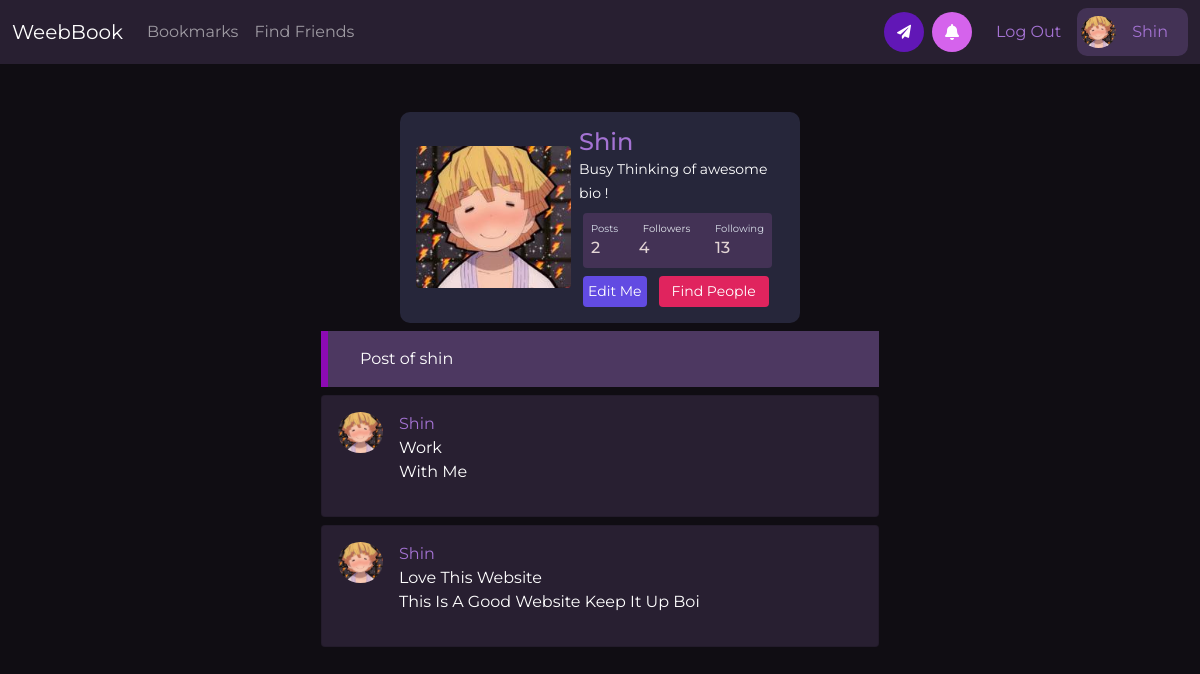
The page /shin/ (signed in) on the database its author committed.
### profiles/models.py (models this page shows, shortened)
class Profile(models.Model):
    first_name = models.CharField(max_length=200, blank = True)
    following = models.ManyToManyField(User,related_name="followed" ,blank=True)
    last_name = models.CharField(max_length=200, blank = True)
    user = models.OneToOneField(User, on_delete=models.CASCADE)
    bio = models.TextField(blank=True ,default="Busy Thinking of awesome bio !")
    avatar = models.ImageField(default='zenitsu.jpg', upload_to='avatars')
    updated = models.DateTimeField(auto_now=True)
    created = models.DateTimeField(auto_now_add=True)
    @property
    def ifollow(self):
        return self.following.all().count()
    @property
    def userfollow(self):
        return self.user.followed.all().count()
    @property
    def followers(self):
        return self.user.followed.all()
    @property
    def totalpost(self):
        return self.post_set.all().count()

### posts/models.py (models this page shows, shortened)
class Post(models.Model):
    title = models.CharField(max_length=200)
    body = models.TextField()
    liked = models.ManyToManyField(User, blank=True)
    important = models.ManyToManyField(User,related_name="important",blank=True,default=None)
    author = models.ForeignKey(Profile, on_delete=models.CASCADE)
    updated = models.DateTimeField(auto_now=True)
    created = models.DateTimeField(auto_now_add=True)
    class Meta:
        ordering = ("-created",)

### profiles/views.py (the view, shortened to what this page needs)
# urls.py: path('<str:username>/', profile ,name="profile"),
@login_required(login_url='profiles:login')
def profile(request,username):
    profile = get_object_or_404(Profile,user__username = username)
    posts = profile.post_set.all()
    profile_pk = request.POST.get('profile_pk')
    instance = Profile.objects.get(user=request.user)
    following = profile.following.all()
    followers = profile.followers
    follow = False
    if profile.user in instance.following.all():
        follow = True
    form = ProfileForm(instance=instance)
    context = {
        "profile_pk":profile_pk,
        "profile":profile,
        "posts":posts,
        "form":form,
        "follow":follow,
        "followers":followers,
        "instance":instance,
        "following":following
        }
    return render(request,'profiles/profile.html',context)

### posts/context_processors.py (called while the page is built)
def show_notifications(request):
	request_user = request.user
	if request_user.is_authenticated:
		notifications_one = Notification.objects.filter(to_user=request_user).exclude(user_has_seen=True).order_by('-date')
		notifications_two = notifications_one.filter(to_user=request_user).exclude(from_user = request_user).order_by('-date')
		return {'notifications': notifications_two}
	else:
		return {'nice':'to meet you'}

### profiles/templates/profiles/profile.html (shortened to what this page needs)
{% extends 'base.html' %}
{% load static %}
{% load crispy_forms_tags %}
{% block content %}
<div class="container mt-5 d-flex justify-content-center">
    <div class="card p-3 cardme">
        <div class="d-flex align-items-center">
            <div class="image">
             <img src="{{profile.avatar.url}}" class="rounded" width="155" /> </div>
            <div class="ml-3 mx-2 w-100">
                <h4 class="mb-0 mt-0 author">{{profile.user.username|title}}</h4>
                 <span class="small">{{profile.bio}}</span>
                <div class="p-2 mt-2 mx-1 bg-primary d-flex justify-content-between rounded text-white stats">
                    <div class="d-flex flex-column"> <span class="articles">Posts</span> <span class="number1">{{profile.totalpost}}</span> </div>
                    <div data-bs-toggle="modal" data-bs-target="#followersModal"class="d-flex flex-column openmodal">
                     <span
                    class="followers mx-1">Followers</span> <span id="followers" class="number2">{{profile.userfollow}}</span>
                     </div>
                    <div data-bs-toggle="modal" data-bs-target="#followingModal" class="d-flex flex-column openmodal">
                    <span class="rating"  >Following</span> <span class="number3">{{profile.ifollow}}</span> </div>
                </div>
                <div class="button mt-2 d-flex flex-row align-items-center">
                {% if request.user == profile.user %}
                    <button  data-bs-toggle="modal" data-bs-target="#profileModal" class="btn btn-sm savepostsm mx-1 w-90">Edit Me</button>
                 {% else %}
                  <button class="btn btn-sm cmnt-postsm mx-2 w-100">Chat</button>
                 {% endif %}
                {% if request.user == profile.user %}
                        <a href="{% url 'profiles:findpeople' %}"><button type="submit" class="btn btn-sm loadmoresm w-100 mx-2">Find People</button></a>
             {% endif %}
                  </div>
            </div>
        </div>
</div>
</div>
 <div class="posts">
      <div class="col-lg-6 m-auto" id="comment-div">
         <div class="search-result mt-2">
         <div class="card-body d-flex ">
                <div class="mx-3">
                Post of {{profile.user.username}} <br>
                </div>
            </div>
            </div>
        </div>
     {% for post in posts %}
  <div class="col-lg-6 col-md-10 col-sm-11 m-auto card mt-2">
               <div class="card-body d-flex ">
                 <span>
                 <a class="author" href="{% url 'profiles:profile' post.author.user.username %}">
                 <img src="{{post.author.avatar.url}}" class="rounded-circle" width="45" />
                 </a>
                  </span>
                <div class="mx-3">
                 <a class="author" href="{% url 'profiles:profile' post.author.user.username %}">{{post.author.user.username}}</a> </br>
                   <a class="author text-white" href="{% url 'posts:post-detail' post.id %}">
                   {{post.title}}
                    <p>  {{post.body}}</p>
                    </a>
                </div>
            </div>
        </div>
     {% endfor %}
</div>
{% endblock content %}

### templates/base.html (shortened to what this page needs)
{% load static %}
<!DOCTYPE html>
<html lang="en">
  <head>
    <link
      rel="stylesheet"
      href="https://cdnjs.cloudflare.com/ajax/libs/animate.css/4.1.1/animate.min.css"
    />
    <link
      href="https://cdn.jsdelivr.net/npm/bootstrap@5.0.0-beta2/dist/css/bootstrap.min.css"
      rel="stylesheet"
    />
    <link
      rel="stylesheet"
      href="https://use.fontawesome.com/releases/v5.6.1/css/all.css"
    />
    <link rel="stylesheet" href="{% static 'style.css' %}" />
  </head>
  <body>
    {% include "navbar.html" %}
    <div class="container mt-3 mb-3">
      {% block content %} {% endblock content %}
    </div>
  </body>
</html>

### templates/navbar.html (shortened to what this page needs)
<nav class="navbar navbar-expand-lg navbar-dark navs">
  <div class="container-fluid">
    <a class="navbar-brand" href="{% url 'posts:main-board' %}">WeebBook</a>
    <div
      class="collapse navbar-collapse justify-content-between"
      id="navbarNav"
    >
      <ul class="navbar-nav">
        <li class="nav-item">
          <a class="nav-link" href="{% url 'posts:savelist' %}">Bookmarks</a>
        </li>
         <li class="nav-item">
          <a class="nav-link" href="{% url 'profiles:findpeople' %}">Find Friends</a>
        </li>
      </ul>
      <div class="d-flex align-items-center">
        {% if request.user.is_authenticated %}
        <span style="postition: relative">
          <span class="btnhold d-flex">
          <a href="{% url 'profiles:inbox' %}" class="nav-link messageme btn-sm" id="message">
              <i class="fa fa-paper-plane"></i>
            </a>
            <button class="nav-link bell mx-2 " id="notifications">
              <i class="fa fa-bell"></i>
            </button>
          </span>
        </span>
        <a class="nav-link author" href="{% url 'profiles:logout' %}"
          >Log Out</a
        >
        <span class="d-flex navprofile align-items-center">
          <a class="author" href="/{{request.user}}">
            <img
              src="{{request.user.profile.avatar.url}}"
              class="rounded-circle"
              width="35"
            />
          </a>
          <a class="nav-link author" href="/{{request.user}}"
            >{{request.user}}</a
          >
        </span>
        {% endif %}
      </div>
    </div>
  </div>
</nav>

### posts/templates/posts/nav_notice.html (shortened to what this page needs)
{% load static %}

### static/style.css (style rules this page uses)
* { margin: 0; padding: 0; box-sizing: border-box; }
body { background-color: rgb(16, 13, 19); color: white; font-family: "Montserrat", sans-serif; }
.card { background-color: rgb(40, 31, 49); color: white; }
.navs { background-color: rgb(40, 31, 49); }
.navprofile { background-color: rgb(67, 50, 85); padding: 4px; max-width: 200px; border-radius: 10px; }
a { text-decoration: none; color: black; }
.cardme { width: 400px; border: none; z-index: 0; border-radius: 10px; background-color: rgb(38, 38, 58); }
.stats { background: rgb(67, 50, 85) !important; color: rgb(227, 213, 213) !important; }
.articles { font-size: 10px; color: #d7dde9; }
.number1 { font-weight: 500; }
.followers { font-size: 10px; color: #e1e5ec; }
.number2 { font-weight: 500; }
.rating { font-size: 10px; color: #d7dde8; }
.number3 { font-weight: 500; }
.author { color: rgb(165, 115, 212); text-transform: capitalize; }
.loadmoresm { background-color: #e0245e; padding: 5px; color: white; border: none; border-radius: 4px; }
.savepostsm { background-color: #624be2; padding: 5px; color: white; border: none; border-radius: 4px; }
.search-result { position: relative; background-color: rgb(77, 56, 97); color: white; border-left: 7px solid rgb(141, 10, 180); padding: 0px; }
.openmodal { cursor: pointer; }
.bell { background-color: rgb(213, 99, 236); color: white; display: flex; border: none; justify-content: center; align-items: center; height: 40px; width: 40px; border-radius:50%; }
.btnhold { position: relative; }
.messageme { background-color: rgb(97, 23, 182); color: white; display: flex; justify-content: center; align-items: center; height: 40px; width: 40px; border-radius:50%; }

### rows shown on the page
Profile: avatar (picture), user.username "Shin", bio "Busy Thinking of awesome bio !", totalpost "2", userfollow "4", ifollow "13", user.username "shin"
Post: author.avatar (picture), author.user.username "Shin", title "Work", body "With Me"
Post: author.avatar (picture), author.user.username "Shin", title "Love This Website", body "This Is A Good Website Keep It Up Boi"

### other values the page prints
{{ request.user }} "Shin"
